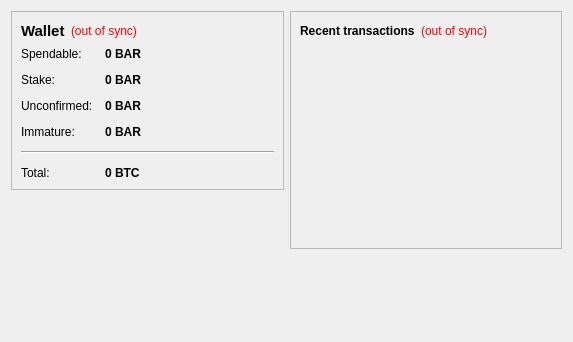
<?xml version="1.0" encoding="UTF-8"?>
<ui version="4.0">
 <class>OverviewPage</class>
 <widget class="QWidget" name="OverviewPage">
  <property name="geometry">
   <rect>
    <x>0</x>
    <y>0</y>
    <width>573</width>
    <height>342</height>
   </rect>
  </property>
  <property name="windowTitle">
   <string>Form</string>
  </property>
  <layout class="QHBoxLayout" name="horizontalLayout" stretch="1,1">
   <item>
    <layout class="QVBoxLayout" name="verticalLayout_2">
     <item>
      <widget class="QFrame" name="frame">
       <property name="frameShape">
        <enum>QFrame::StyledPanel</enum>
       </property>
       <property name="frameShadow">
        <enum>QFrame::Raised</enum>
       </property>
       <layout class="QVBoxLayout" name="verticalLayout_4">
        <item>
         <layout class="QHBoxLayout" name="horizontalLayout_4">
          <item>
           <widget class="QLabel" name="label_5">
            <property name="font">
             <font>
              <pointsize>11</pointsize>
              <weight>75</weight>
              <bold>true</bold>
             </font>
            </property>
            <property name="text">
             <string>Wallet</string>
            </property>
           </widget>
          </item>
          <item>
           <widget class="QLabel" name="labelWalletStatus">
            <property name="toolTip">
             <string>The displayed information may be out of date. Your wallet automatically synchronizes with the BearCoin network after a connection is established, but this process has not completed yet.</string>
            </property>
            <property name="styleSheet">
             <string notr="true">QLabel { color: red; }</string>
            </property>
            <property name="text">
             <string notr="true">(out of sync)</string>
            </property>
            <property name="alignment">
             <set>Qt::AlignLeading|Qt::AlignLeft|Qt::AlignVCenter</set>
            </property>
           </widget>
          </item>
          <item>
           <spacer name="horizontalSpacer_2">
            <property name="orientation">
             <enum>Qt::Horizontal</enum>
            </property>
            <property name="sizeHint" stdset="0">
             <size>
              <width>40</width>
              <height>20</height>
             </size>
            </property>
           </spacer>
          </item>
         </layout>
        </item>
        <item>
         <layout class="QFormLayout" name="formLayout_2">
          <property name="fieldGrowthPolicy">
           <enum>QFormLayout::AllNonFixedFieldsGrow</enum>
          </property>
          <property name="horizontalSpacing">
           <number>12</number>
          </property>
          <property name="verticalSpacing">
           <number>12</number>
          </property>
          <item row="0" column="0">
           <widget class="QLabel" name="label">
            <property name="text">
             <string>Spendable:</string>
            </property>
           </widget>
          </item>
          <item row="0" column="1">
           <widget class="QLabel" name="labelBalance">
            <property name="font">
             <font>
              <weight>75</weight>
              <bold>true</bold>
             </font>
            </property>
            <property name="cursor">
             <cursorShape>IBeamCursor</cursorShape>
            </property>
            <property name="toolTip">
             <string>Your current spendable balance</string>
            </property>
            <property name="text">
             <string notr="true">0 BAR</string>
            </property>
            <property name="textInteractionFlags">
             <set>Qt::LinksAccessibleByMouse|Qt::TextSelectableByKeyboard|Qt::TextSelectableByMouse</set>
            </property>
           </widget>
          </item>
          <item row="1" column="0">
           <widget class="QLabel" name="label_6">
            <property name="text">
             <string>Stake:</string>
            </property>
           </widget>
          </item>
          <item row="1" column="1">
           <widget class="QLabel" name="labelStake">
            <property name="font">
             <font>
              <weight>75</weight>
              <bold>true</bold>
             </font>
            </property>
            <property name="cursor">
             <cursorShape>IBeamCursor</cursorShape>
            </property>
            <property name="toolTip">
             <string>Total of coins that was staked, and do not yet count toward the current balance</string>
            </property>
            <property name="text">
             <string notr="true">0 BAR</string>
            </property>
            <property name="textInteractionFlags">
             <set>Qt::LinksAccessibleByMouse|Qt::TextSelectableByKeyboard|Qt::TextSelectableByMouse</set>
            </property>
           </widget>
          </item>
          <item row="2" column="0">
           <widget class="QLabel" name="label_3">
            <property name="text">
             <string>Unconfirmed:</string>
            </property>
           </widget>
          </item>
          <item row="2" column="1">
           <widget class="QLabel" name="labelUnconfirmed">
            <property name="font">
             <font>
              <weight>75</weight>
              <bold>true</bold>
             </font>
            </property>
            <property name="cursor">
             <cursorShape>IBeamCursor</cursorShape>
            </property>
            <property name="toolTip">
             <string>Total of transactions that have yet to be confirmed, and do not yet count toward the current balance</string>
            </property>
            <property name="text">
             <string notr="true">0 BAR</string>
            </property>
            <property name="textInteractionFlags">
             <set>Qt::LinksAccessibleByMouse|Qt::TextSelectableByKeyboard|Qt::TextSelectableByMouse</set>
            </property>
           </widget>
          </item>
          <item row="3" column="0">
           <widget class="QLabel" name="labelImmatureText">
            <property name="text">
             <string>Immature:</string>
            </property>
           </widget>
          </item>
          <item row="3" column="1">
           <widget class="QLabel" name="labelImmature">
            <property name="font">
             <font>
              <weight>75</weight>
              <bold>true</bold>
             </font>
            </property>
            <property name="toolTip">
             <string>Mined balance that has not yet matured</string>
            </property>
            <property name="text">
             <string notr="true">0 BAR</string>
            </property>
            <property name="textInteractionFlags">
             <set>Qt::LinksAccessibleByMouse|Qt::TextSelectableByKeyboard|Qt::TextSelectableByMouse</set>
            </property>
           </widget>
          </item>
          <item row="4" column="0" colspan="2">
           <widget class="Line" name="line">
            <property name="orientation">
             <enum>Qt::Horizontal</enum>
            </property>
           </widget>
          </item>
          <item row="5" column="0">
           <widget class="QLabel" name="labelTotalText">
            <property name="text">
             <string>Total:</string>
            </property>
           </widget>
          </item>
          <item row="5" column="1">
           <widget class="QLabel" name="labelTotal">
            <property name="font">
             <font>
              <weight>75</weight>
              <bold>true</bold>
             </font>
            </property>
            <property name="cursor">
             <cursorShape>IBeamCursor</cursorShape>
            </property>
            <property name="toolTip">
             <string>Your current total balance</string>
            </property>
            <property name="text">
             <string notr="true">0 BTC</string>
            </property>
            <property name="textInteractionFlags">
             <set>Qt::LinksAccessibleByMouse|Qt::TextSelectableByKeyboard|Qt::TextSelectableByMouse</set>
            </property>
           </widget>
          </item>
         </layout>
        </item>
       </layout>
      </widget>
     </item>
     <item>
      <spacer name="verticalSpacer">
       <property name="orientation">
        <enum>Qt::Vertical</enum>
       </property>
       <property name="sizeHint" stdset="0">
        <size>
         <width>20</width>
         <height>40</height>
        </size>
       </property>
      </spacer>
     </item>
    </layout>
   </item>
   <item>
    <layout class="QVBoxLayout" name="verticalLayout_3">
     <item>
      <widget class="QFrame" name="frame_2">
       <property name="frameShape">
        <enum>QFrame::StyledPanel</enum>
       </property>
       <property name="frameShadow">
        <enum>QFrame::Raised</enum>
       </property>
       <layout class="QVBoxLayout" name="verticalLayout">
        <item>
         <layout class="QHBoxLayout" name="horizontalLayout_2">
          <item>
           <widget class="QLabel" name="label_4">
            <property name="text">
             <string>&lt;b&gt;Recent transactions&lt;/b&gt;</string>
            </property>
           </widget>
          </item>
          <item>
           <widget class="QLabel" name="labelTransactionsStatus">
            <property name="toolTip">
             <string>The displayed information may be out of date. Your wallet automatically synchronizes with the BearCoin network after a connection is established, but this process has not completed yet.</string>
            </property>
            <property name="styleSheet">
             <string notr="true">QLabel { color: red; }</string>
            </property>
            <property name="text">
             <string notr="true">(out of sync)</string>
            </property>
            <property name="alignment">
             <set>Qt::AlignRight|Qt::AlignTrailing|Qt::AlignVCenter</set>
            </property>
           </widget>
          </item>
          <item>
           <spacer name="horizontalSpacer">
            <property name="orientation">
             <enum>Qt::Horizontal</enum>
            </property>
            <property name="sizeHint" stdset="0">
             <size>
              <width>40</width>
              <height>20</height>
             </size>
            </property>
           </spacer>
          </item>
         </layout>
        </item>
        <item>
         <widget class="QListView" name="listTransactions">
          <property name="styleSheet">
           <string notr="true">QListView { background: transparent; }</string>
          </property>
          <property name="frameShape">
           <enum>QFrame::NoFrame</enum>
          </property>
          <property name="verticalScrollBarPolicy">
           <enum>Qt::ScrollBarAlwaysOff</enum>
          </property>
          <property name="horizontalScrollBarPolicy">
           <enum>Qt::ScrollBarAlwaysOff</enum>
          </property>
          <property name="selectionMode">
           <enum>QAbstractItemView::NoSelection</enum>
          </property>
         </widget>
        </item>
       </layout>
      </widget>
     </item>
     <item>
      <spacer name="verticalSpacer_2">
       <property name="orientation">
        <enum>Qt::Vertical</enum>
       </property>
       <property name="sizeHint" stdset="0">
        <size>
         <width>20</width>
         <height>40</height>
        </size>
       </property>
      </spacer>
     </item>
    </layout>
   </item>
  </layout>
 </widget>
 <resources/>
 <connections/>
</ui>
